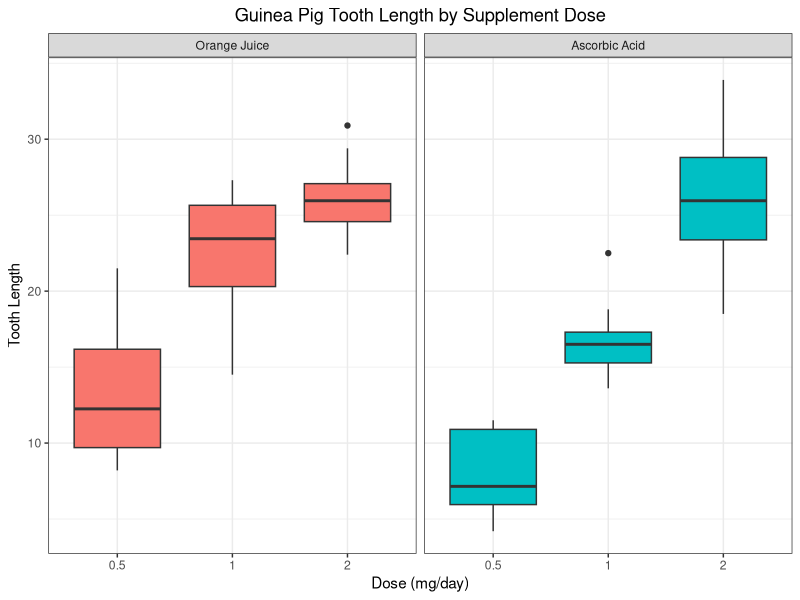
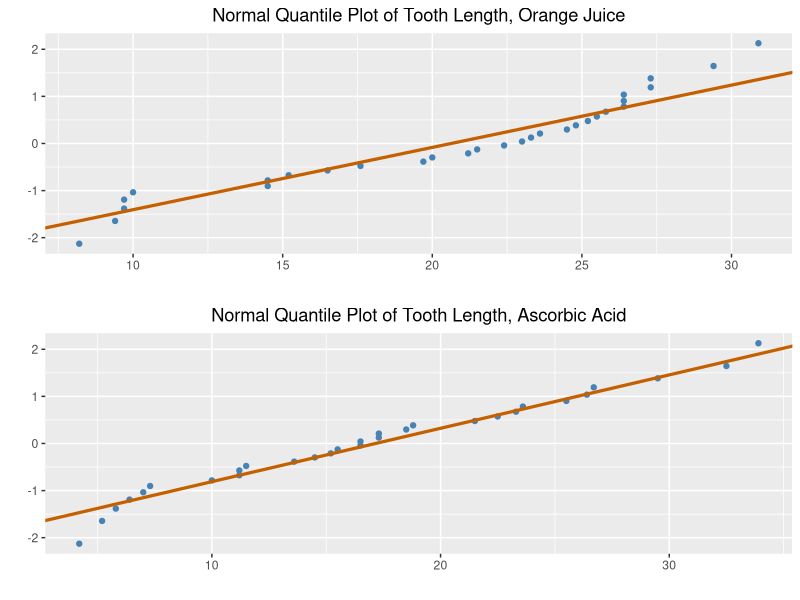

Recreate these plots in R, in order.
## ---- chunk 1
library(ggplot2)
library(gridExtra)

library(datasets)
## ---- chunk 2
teeth <- ToothGrowth      # a local copy won't hurt
set.seed(8243)            # reproducibility

binwidth <- 0.1           # a near-perfect binwidth :)
steelblue <- "steelblue"  # a great fill color
orange <- "#c56000"       # a great line color
## ---- chunk 3
levels(teeth$supp) <- c("Orange Juice", "Ascorbic Acid")

ggplot(teeth, aes(x = factor(dose), y = len)) +
  facet_grid(. ~ supp) +
  geom_boxplot(aes(fill = supp), show.legend = F) +
  theme_bw() +
  labs(title = "Guinea Pig Tooth Length by Supplement Dose", x = "Dose (mg/day)", y = "Tooth Length") +
  theme(plot.title = element_text(hjust = 0.5))
## ---- chunk 4
x <- qnorm(c(0.25, 0.75))
y <- quantile(teeth[teeth$supp == "Orange Juice",]$len, c(0.25, 0.75))

slope <- diff(y)/diff(x)
int <- y[1L] - (slope * x[1L])

d <- data.frame(teeth[teeth$supp == "Orange Juice",]$len)

plot.oj <- ggplot(d, aes(sample = teeth[teeth$supp == "Orange Juice",]$len, col = I(steelblue))) + geom_qq() + 
  geom_abline(slope = slope, intercept = int, col = I(orange), size = 1.1) +
  labs(title = "Normal Quantile Plot of Tooth Length, Orange Juice", x = "", y = "") + 
  theme(plot.title = element_text(hjust = 0.5)) + coord_flip()

x <- qnorm(c(0.25, 0.75))
y <- quantile(teeth[teeth$supp == "Ascorbic Acid",]$len, c(0.25, 0.75))

slope <- diff(y)/diff(x)
int <- y[1L] - (slope * x[1L])

d <- data.frame(teeth[teeth$supp == "Ascorbic Acid",]$len)

plot.vc <- ggplot(d, aes(sample = teeth[teeth$supp == "Ascorbic Acid",]$len, col = I(steelblue))) + geom_qq() + 
  geom_abline(slope = slope, intercept = int, col = I(orange), size = 1.1) +
  labs(title = "Normal Quantile Plot of Tooth Length, Ascorbic Acid", x = "", y = "") + 
  theme(plot.title = element_text(hjust = 0.5)) + coord_flip()

grid.arrange(plot.oj, plot.vc, nrow = 2)
## ---- chunk 5
by.supp <- t.test(len ~ supp, data = teeth)
by.supp
## ---- chunk 6
by.dose.half <- t.test(len ~ supp, data = teeth[teeth$dose == "0.5",])
by.dose.half
## ---- chunk 7
by.dose.one <- t.test(len ~ supp, data = teeth[teeth$dose == "1",])
by.dose.one
## ---- chunk 8
by.dose.two <- t.test(len ~ supp, data = teeth[teeth$dose == "2",])
by.dose.two
